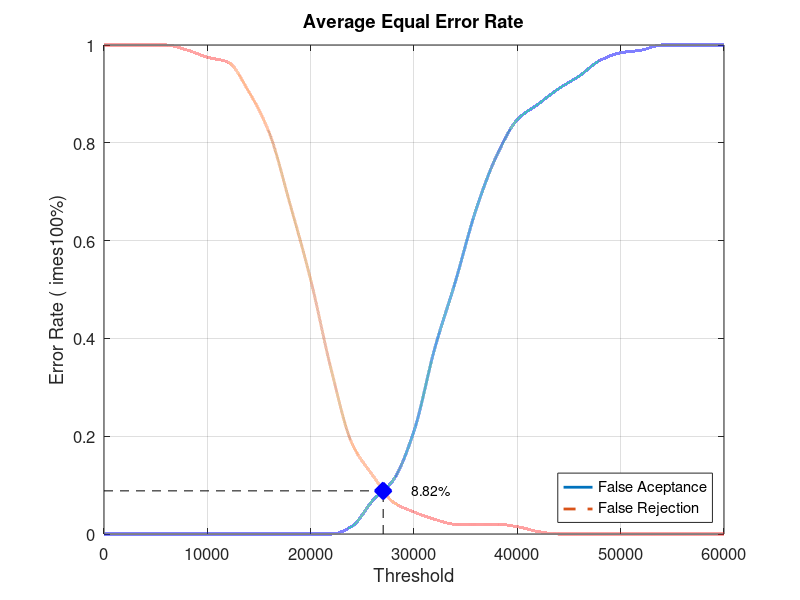
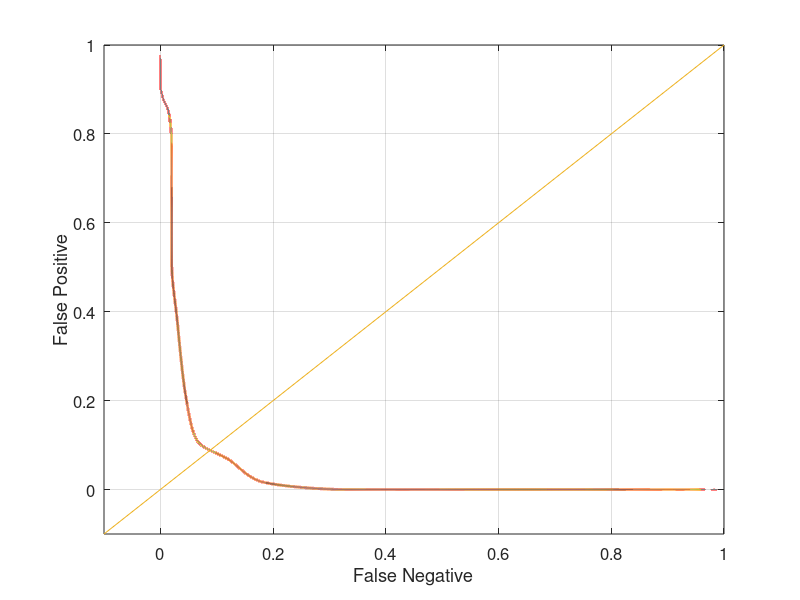

These figures' MATLAB source, in order:
close all;
clear;
clc;
x = 0:2000:60000;
xq = 0:0.5:60000;

y0 = [0 0 0 0 0 0 0 0 0 0 0 0 0.0157895 0.0684211 0.110526 0.210526 0.378947 0.515789 0.663158 0.773684 0.847368 0.878947 0.910526 0.936842 0.968421 0.984211 0.989474 1 1 1 1]
yy0 = interp1(x, y0, xq, 'pchip');
y1 = [1 1 1 1 0.99 0.975 0.965 0.905 0.82 0.675 0.52 0.335 0.185 0.12 0.065 0.045 0.03 0.02 0.02 0.02 0.015 0.005 0 0 0 0 0 0 0 0 0]
yy1 = interp1(x, y1, xq, 'pchip');

% Calculating EER: 
y2 = abs(y0 - y1);
find(y2 == min(y2))
yy2 = abs(yy0 - yy1);
xEER = find(yy2 == min(yy2));
xEERIndex = xq(xEER) % X-axis EER
yEER = yy0(xEER) % Y-axis EER

main = figure
plot(xq, yy0,'-','LineWidth', 2);	hold on
plot(xq, yy1,'--','LineWidth', 2);	hold on
plot([xEERIndex xEERIndex], [0 yEER], 'k--');	hold on
plot([0 xEERIndex], [yEER yEER], 'k--');	hold on
plot(xEERIndex, yEER, 'bx', 'LineWidth', 10);	hold on
text(xEERIndex + 10 * xEERIndex / 100, yEER, [num2str(round((10000 * yEER)) / 100) '%'])
legend('False Aceptance', 'False Rejection', 'Location', 'SouthEast')
xlabel('Threshold')
ylabel('Error Rate (	imes100%)')
title('Average Equal Error Rate')
set(gca, 'FontSize', 12)
axis([0 60000 0 1])
grid on

print(main, 'Database3_2Main', '-dpng');
FNRxFPR = figure('Color', [1 1 1]);
plot(yy1, yy0, '-', yy1, yy0, 'LineWidth', 2);
hold on
y = -0.1:0.1:1
plot(y, y); 
set(gca, 'FontSize', 12)
xlabel('False Negative')
ylabel('False Positive')
axis([-0.1 1 -0.1 1])
set(gca, 'FontSize', 12)
grid on

print(FNRxFPR, 'Database3_2FNRxFPR','-dpng');
